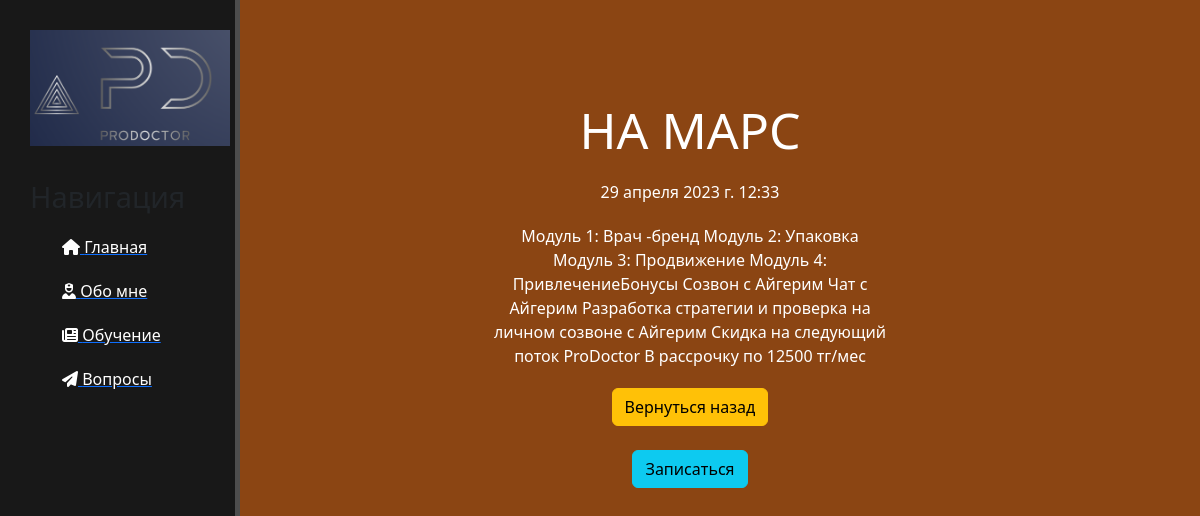
Screenshot of /news/7 with the database file from the repository.
### news/models.py (models this page shows, shortened)
class Articles(models.Model):
    title = models.CharField('Название', max_length=50)
    anons = models.CharField('Анонс', max_length=250)
    full_text = models.TextField('Статья')
    data = models.DateTimeField('Дата публикации')
    class Meta:
        verbose_name = 'Новость'
        verbose_name_plural = 'Новости'

### news/views.py (the view)
# urls.py: path('<int:pk>', views.NewsDetailView.as_view(), name='news-detail'),
class NewsDetailView(DetailView):
    model = Articles
    template_name = 'news/details_view.html'
    context_object_name = 'article'

### news/templates/news/details_view.html (shortened to what this page needs)
{% extends 'main/layout.html' %}
{% block content %}
    <div class="features">
        <h1>{{ article.title }}</h1>
        <p>{{ article.data }}</p>
        <p>{{ article.full_text }}</p>
        <a href="{% url 'news_home' %}" class="btn btn-warning">Вернуться назад</a><br><br>
        <a href="https://api.whatsapp.com/send/?phone=77011944488&text=%D0%97%D0%B4%D1%80%D0%B0%D0%B2%D1%81%D1%82%D0%B2%D1%83%D0%B9%D1%82%D0%B5%21+%D0%A5%D0%BE%D1%87%D1%83+%D0%BD%D0%B0+%D1%82%D0%B0%D1%80%D0%B8%D1%84+%D0%97%D0%B5%D0%BC%D0%BB%D1%8F%D0%BD%D0%B8%D0%BD%21&type=phone_number&app_absent=0" class="btn btn-info">Записаться</a>
    </div>
{% endblock %}

### main/static/main/css/main.css (style rules this page uses)
body { background: #8B4513; }
body .features { float: left; color: #fff; margin-top: 100px; text-align: center; width: 75%; }
body .features h1 { font-size: 50px; }
body .features p { max-width: 400px; margin: 20px auto }

### rows the page displays
Articles: title "НА МАРС", data "29 апреля 2023 г. 12:33", full_text "Модуль 1: Врач -бренд Модуль 2: Упаковка Модуль 3: Продвижение Модуль 4: ПривлечениеБонусы Созвон с Айгерим Чат с Айгерим Разработка стратегии и проверка на личном созвоне с Айгерим Скидка на следующий поток ProDoctor В рассрочку по 12500 тг/мес"
